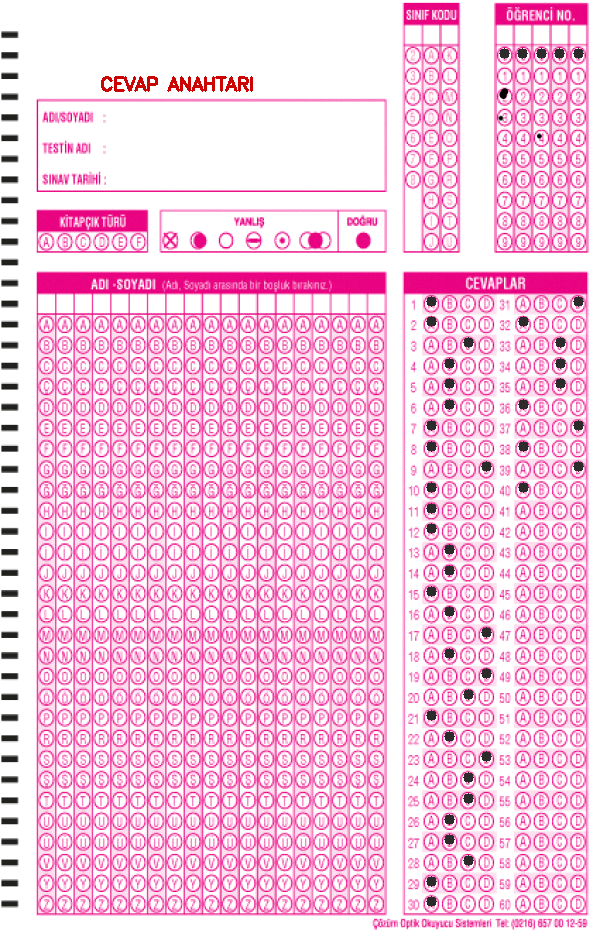
#> input picture bolum2_optik_okuyucu/test_images/cevap_anahtari.png, 600 x 940 px
$ python -i utils.py   (imports and definitions only)
#> lines starting #> are read from the running program, lines starting #| are printed output that depends on the picture; after the words box and inside, x2 and y2 are one past the last pixel; in counts of white or black regions, pixels touching at a corner belong together
#> further down, picture is the input picture: shape (940, 600, 3); mean B, G, R 225, 198.2, 247.7
"""
Bölüm 2 - Yardımcı Fonksiyonlar
Optik okuyucu (OMR) işlemleri için ortak yardımcı fonksiyonlar.
"""

import cv2
import numpy as np
import os


# [68 lines left out: functions resize_image, show_image, save_image, order_points, four_point_transform, not called in this run]


def find_document_contour(image):
    """
    OMR kağıdının konturunu bulur.

    Returns:
        4 köşe noktası veya None
    """
    gray = cv2.cvtColor(image, cv2.COLOR_BGR2GRAY)
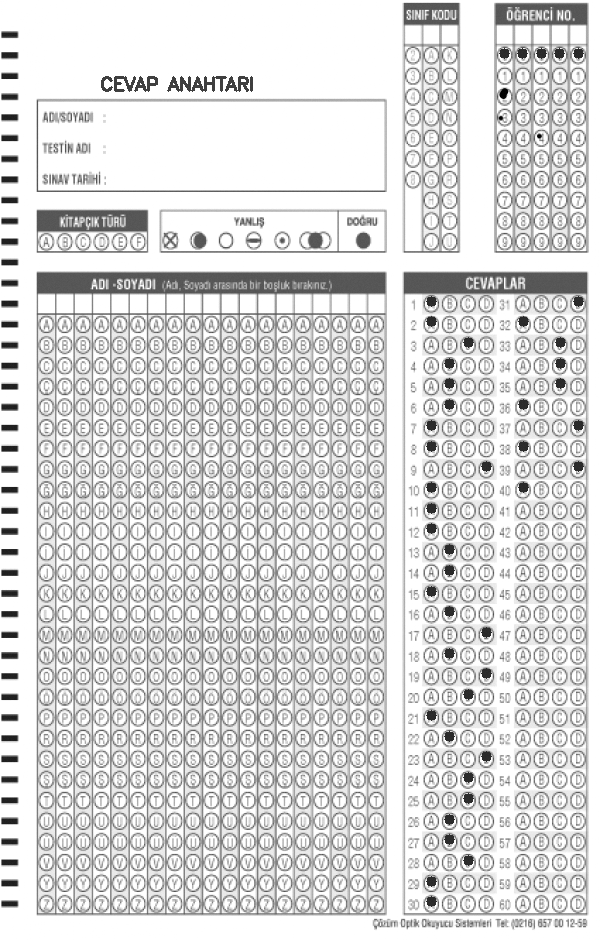
#> gray: shape (940, 600); min 1, max 255, mean 216.1
    blurred = cv2.GaussianBlur(gray, (5, 5), 0)
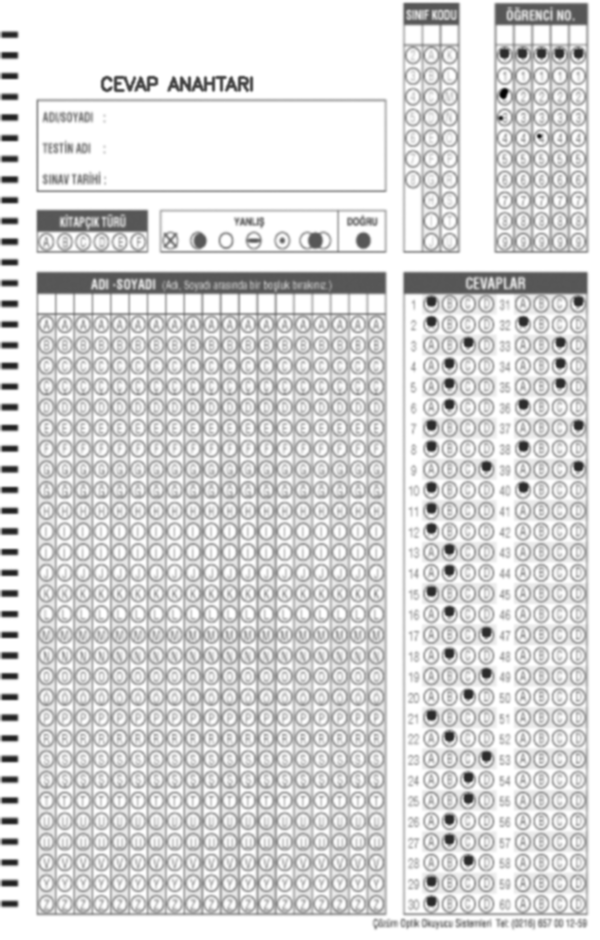
#> blurred: shape (940, 600); min 3, max 255, mean 216.1

    v = np.median(blurred)
#> v = 222
    lower = int(max(0, (1.0 - 0.33) * v))
#> lower = 148
    upper = int(min(255, (1.0 + 0.33) * v))
#> upper = 255
    edged = cv2.Canny(blurred, lower, upper)
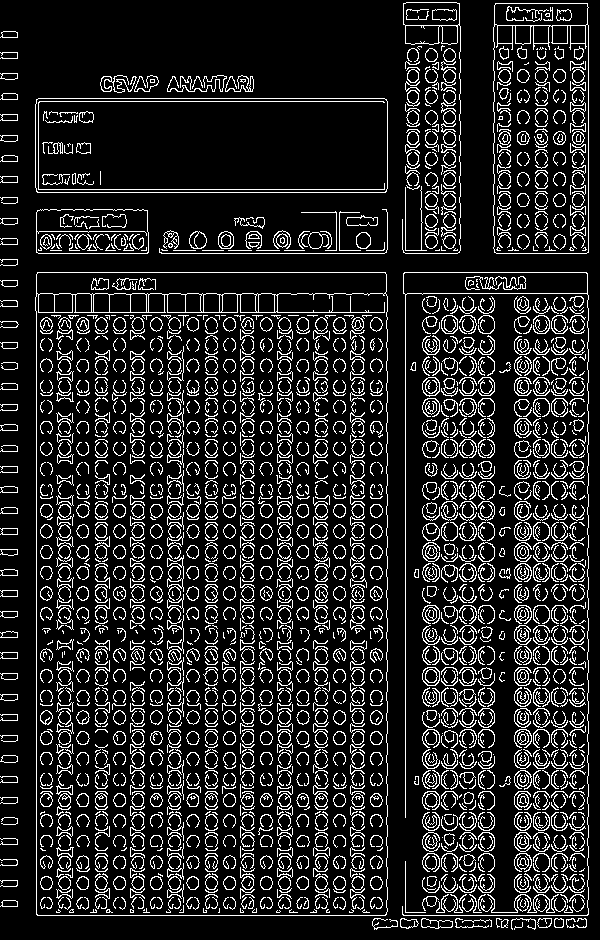
#> edged: shape (940, 600); 14.3% white in thin lines or dots

    kernel = cv2.getStructuringElement(cv2.MORPH_RECT, (3, 3))
    edged = cv2.dilate(edged, kernel, iterations=1)
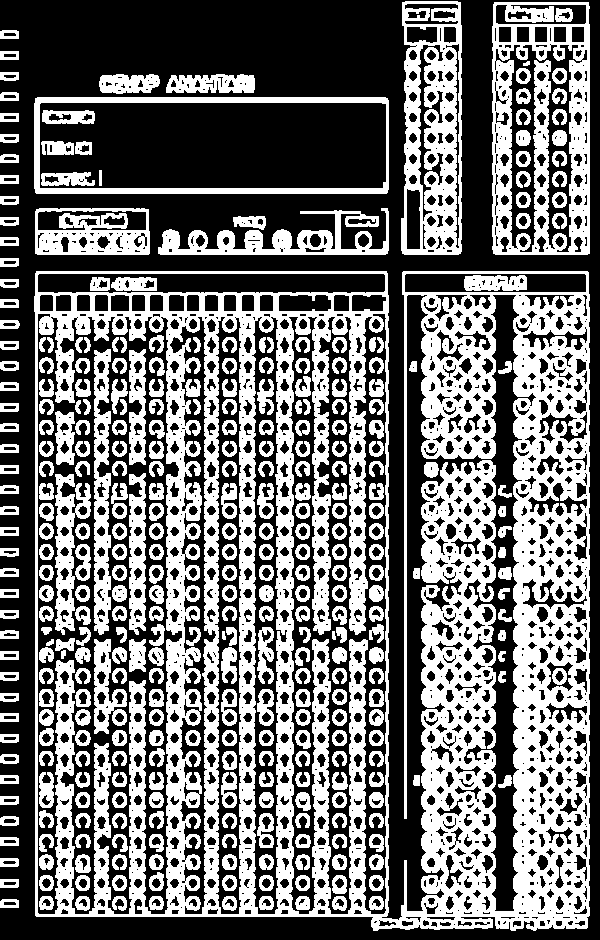
#> edged: shape (940, 600); 43.5% white; 354 white regions

    contours, _ = cv2.findContours(
        edged, cv2.RETR_EXTERNAL, cv2.CHAIN_APPROX_SIMPLE
    )
#> contours = 68 contours; largest, box (x1, y1, x2, y2) and area: (34, 271, 590, 931) 323480, (34, 97, 389, 194) 33964, (492, 2, 590, 255) 24307, (401, 1, 462, 255) 14302, (35, 208, 150, 255) 5205
    contours = sorted(contours, key=cv2.contourArea, reverse=True)[:5]
#> contours = 5 contours; box (x1, y1, x2, y2) and area: (34, 271, 590, 931) 323480, (34, 97, 389, 194) 33964, (492, 2, 590, 255) 24307, (401, 1, 462, 255) 14302, (35, 208, 150, 255) 5205

    for contour in contours:
        peri = cv2.arcLength(contour, True)
        approx = cv2.approxPolyDP(contour, 0.02 * peri, True)
        if len(approx) == 4:
            return approx
#> this loop made 2 passes
#> peri on pass 1: 7928.7
#> (peri, approx) on pass 2: (895.3, [[35, 98], [36, 193], [388, 189], [385, 97]])

    return None


# [69 lines left out: functions sort_contours, is_bubble, not called in this run]

>>> import cv2
>>> picture = cv2.imread('test_images/cevap_anahtari.png')
>>> result = find_document_contour(picture)
#> result = [[35, 98], [36, 193], [388, 189], [385, 97]]

$ run again, on bolum2_optik_okuyucu/test_images/debug_markers.png
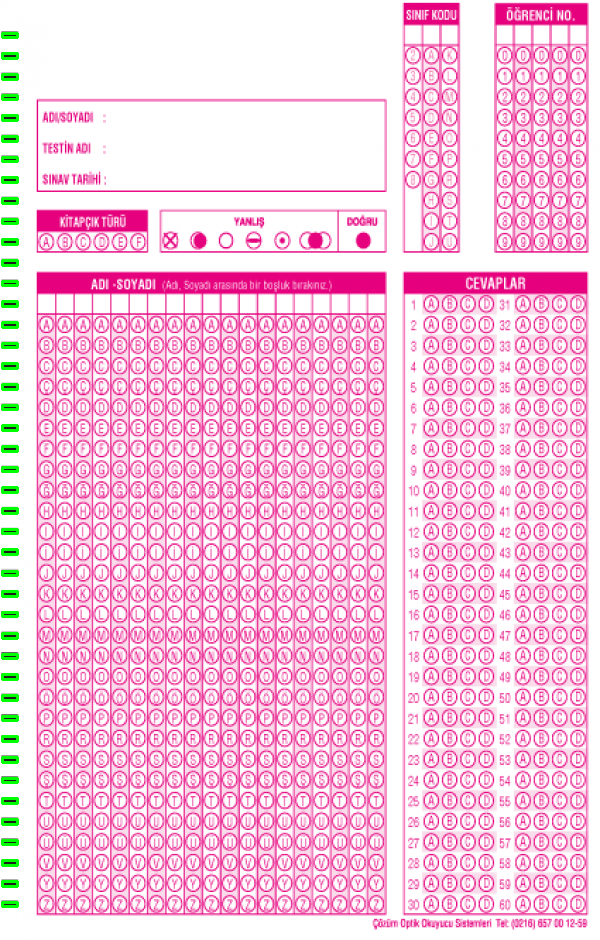
#> input picture bolum2_optik_okuyucu/test_images/debug_markers.png, 600 x 940 px
#> picture is the input picture: shape (940, 600, 3); mean B, G, R 223.8, 199.1, 246.5
#> in find_document_contour, `gray = cv2.cvtColor(image, cv2.COLOR_BGR2GRAY)`:
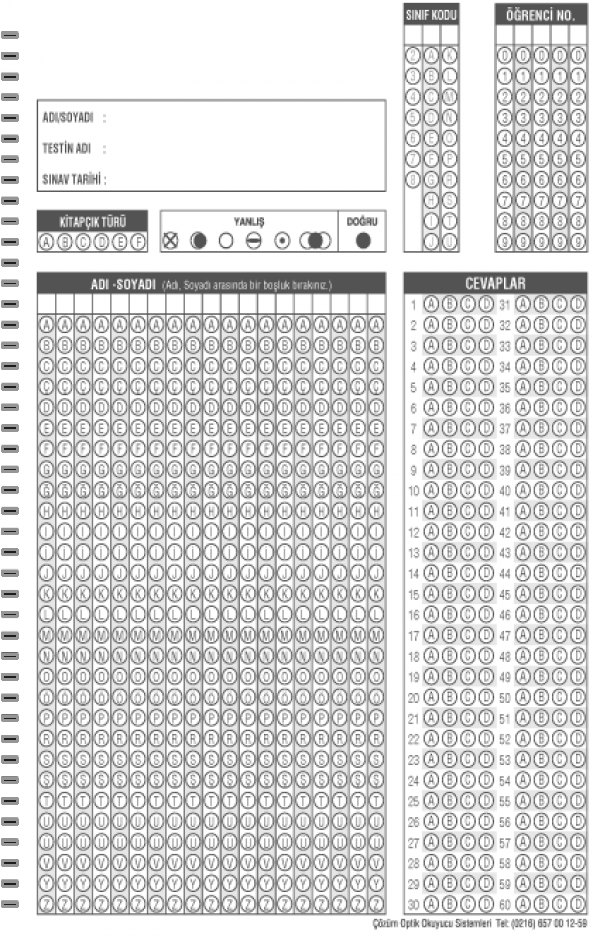
#> gray: shape (940, 600); min 28, max 255, mean 216.1
#> v = 221
#> lower = 148
#> upper = 255
#> in find_document_contour, `edged = cv2.dilate(edged, kernel, iterations=1)`:
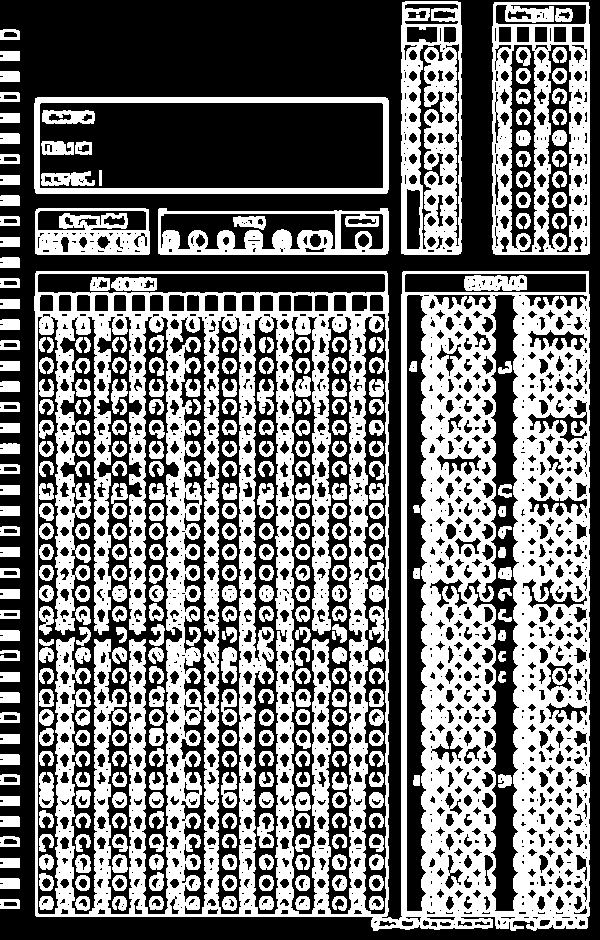
#> edged: shape (940, 600); 45.4% white; 339 white regions
#> in find_document_contour, `contours, _ = cv2.findContours( edged, cv2.RETR_EXTERNAL, cv2.CHAIN_AP..`: contours = 49 contours; largest, box (x1, y1, x2, y2) and area: (34, 271, 590, 931) 350778, (34, 97, 389, 194) 33964, (492, 2, 590, 255) 24314, (401, 1, 462, 255) 15034, (158, 208, 389, 255) 9936
#> in find_document_contour, `contours = sorted(contours, key=cv2.contourArea, reverse=True)[:5]`: contours = 5 contours; box (x1, y1, x2, y2) and area: (34, 271, 590, 931) 350778, (34, 97, 389, 194) 33964, (492, 2, 590, 255) 24314, (401, 1, 462, 255) 15034, (158, 208, 389, 255) 9936
#> the loop in find_document_contour, `for contour in contours:` made 2 passes
#> peri on pass 1: 3966.1
#> result = [[35, 98], [36, 193], [388, 189], [385, 97]]
